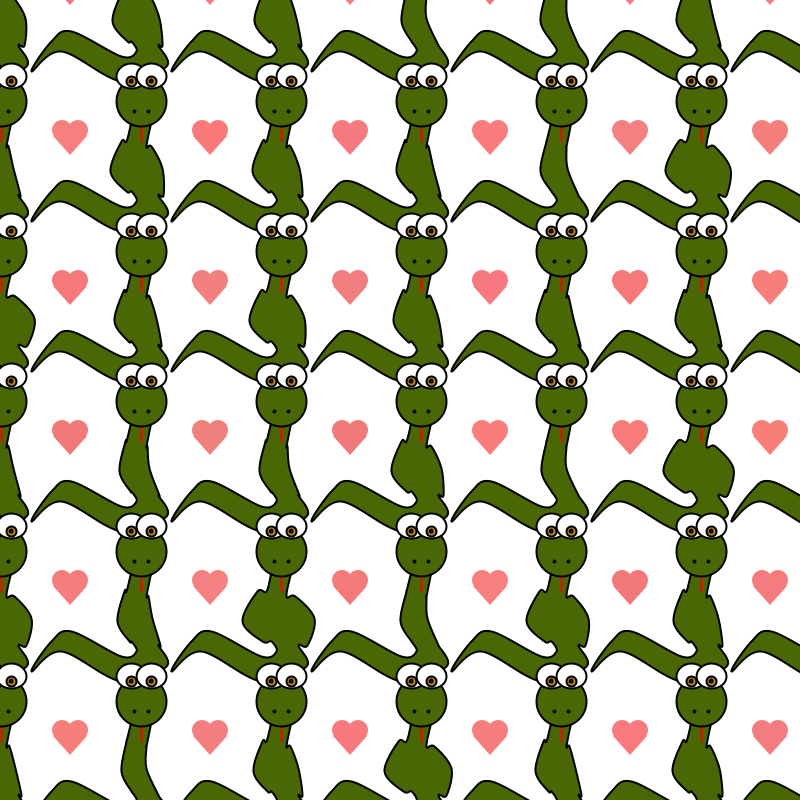
Frame 1 (no input)
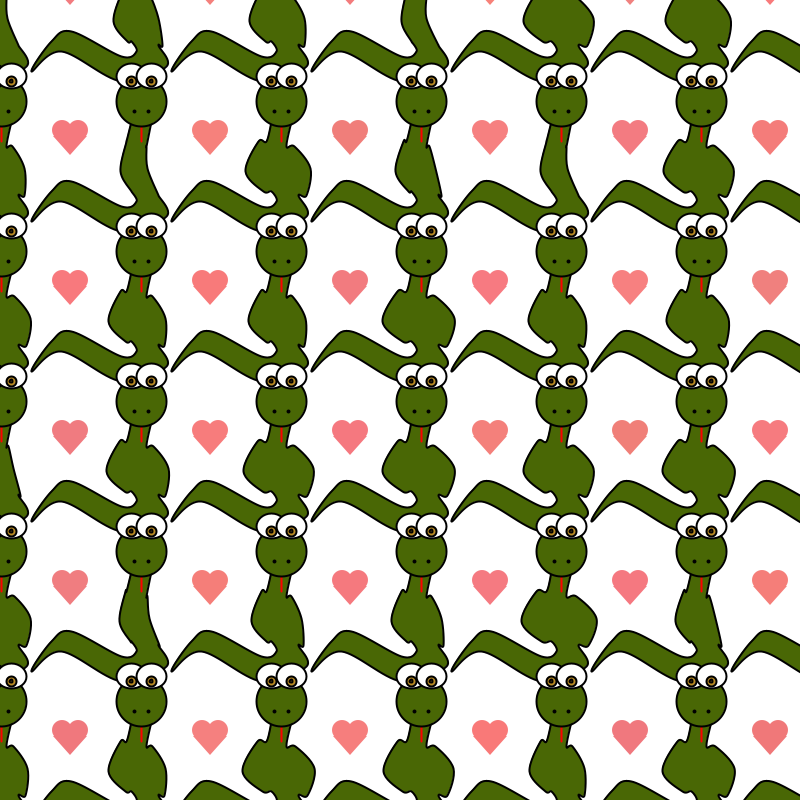
Frame 2 (the mouse pressed at the canvas centre, redrawn once)

The Processing sketch that drew these frames (run headless with seeded random() and noise(); the mouse was pressed at the canvas centre and the sketch redrawn once):

// Processing sketch: processing_37570
// ── processing_37570.pde

void setup () {
  size (800, 800);

  
}


void draw () {
  smooth();
  background (255);

  for (int i=1; i<900; i=i+140) {
    for (int a=1; a<900; a=a+150) { 
   
      snake (i, a, round(random (0, 20)));
    }
  }
    for (int i=70; i<900; i=i+140) {
    for (int a=-20; a<900; a=a+150) { 
   
      heart (i, a);
    }
  }

noLoop();
}
void heart (int x, int y){
noStroke();
fill (random (240, 250), random (120, 130),random(120, 130));
ellipse (x-8, y, 20,20);
ellipse (x+8, y, 20, 20);
triangle (x-17, y+6, x+17, y+6, x, y+25);
stroke (3);
}


void snake(int x, int y, int z) {

  //body//
  strokeWeight (2);
  fill (73, 103, 5);



  beginShape();
  curveVertex(x-10, y-30);
  curveVertex(x-10, y-30);
  curveVertex(x-15, y-10);
  curveVertex(x-15-(z/2), y-10);
  curveVertex(x-20-z, y+20);
  curveVertex(x-10-(z/2), y+40);
  curveVertex(x-10, y+40);
  curveVertex(x-5, y+50);

  curveVertex(x-20, y+55);
  curveVertex(x-70, y+30);
  curveVertex(x-90, y+40);


  curveVertex(x-110, y+70);
  curveVertex(x-80, y+50);

  curveVertex(x-20, y+80);

  curveVertex(x+25, y+65);
  curveVertex(x+17, y+44);
  curveVertex(x+17+(z/2), y+44);
  curveVertex(x+5+(z*1.5), y+17);
  curveVertex(x+5+(z/2), y-5);
  curveVertex(x+5, y-5);

  curveVertex(x+10, y-30);
  curveVertex(x+10, y-30);
  endShape();




  //tongue//
  stroke (255, 0, 0);
  line (x, y-40, x, y-10);
  //head//
  stroke (0, 0, 0);
  fill (73, 103, 5);
  ellipse (x, y-50, 50, 50);

  fill (255);
  ellipse (x-10, y-75, 30, 25);
  ellipse (x+10, y-75, 30, 25);

  fill (185, 138, 34);
  ellipse (x-10, y-70, 10, 10);

  ellipse (x+10, y-70, 10, 10);
  ellipse (x-10, y-70, 3, 3);
  ellipse (x+10, y-70, 3, 3);
  ellipse (x-7, y-40, 2, 2);
  ellipse (x+7, y-40, 2, 2);
}
